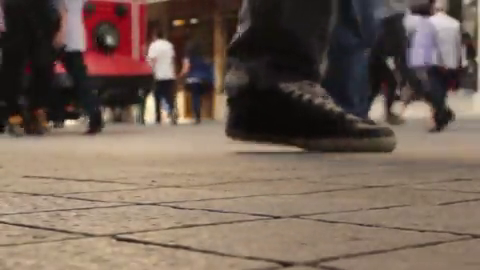
#> input picture frame 49 of visual/walk.mp4, 480 x 270 px
$ python basic_visual.py   (Python 2 division)   (older library calls are emulated)
#> lines starting #> are read from the running program, lines starting #| are printed output that depends on the picture
import cv2
import numpy as np
from matplotlib import pyplot as plt

#Now All I can do is just settle down with plt and not mess with the window functions
#Totally pain in the ass

global p0
global old_img
global prvs
global hsv

def showPic(img):
    plt.imshow(img)
    plt.axis("off")
    plt.show()


def canny(img):
    edges = cv2.Canny(img,100,200)
    showPic(edges)


# [130 lines left out: functions contours, detectLines, detectCircles, light_motionEffects, dense_montionEffects, feature_detection and 1 more, not called in this run]
    # out.write(img3)


camera = cv2.VideoCapture("walk.mp4")
counter = 0
# fourcc = cv2.VideoWriter_fourcc(*'avc1')
# out = cv2.VideoWriter('output.avi',fourcc, 25.0, (480,270))


while True:
    grabbed, frame = camera.read()
#> frame is the input picture: shape (270, 480, 3); mean B, G, R 84.9, 96.6, 114.2
    print np.shape(frame)
#| (270, 480, 3)
    if grabbed:
        # [8 lines of commented-out code are left out]
        canny(frame.copy())
#> in canny, `edges = cv2.Canny(img,100,200)`:
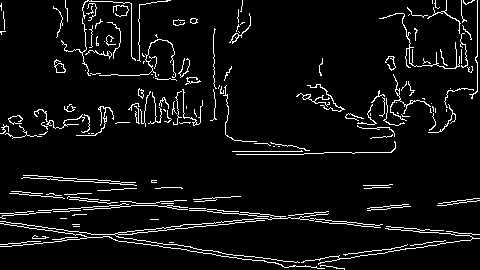
#> edges: shape (270, 480); 6% white in thin lines or dots
        # contours(frame.copy())
    else:
        print("No video feed available")


$ run again, starting later in the video
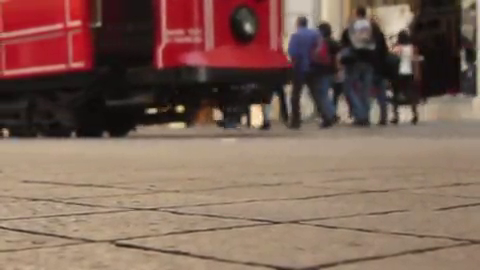
#> input picture frame 224 of visual/walk.mp4, 480 x 270 px
#> frame is the input picture: shape (270, 480, 3); mean B, G, R 86.6, 98.6, 126.4
#| (270, 480, 3)
#> in canny, `edges = cv2.Canny(img,100,200)`:
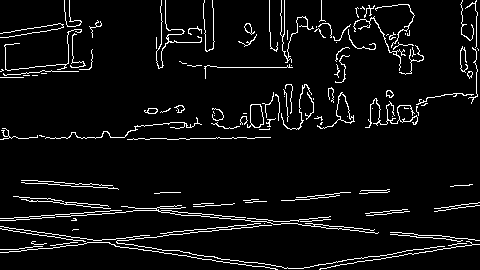
#> edges: shape (270, 480); 5.8% white in thin lines or dots

$ run again, starting later in the video
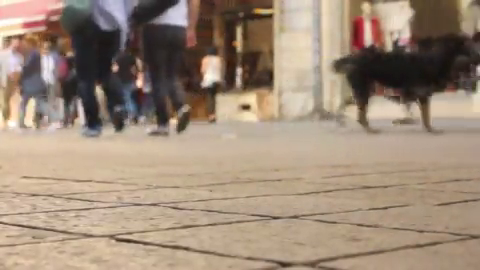
#> input picture frame 398 of visual/walk.mp4, 480 x 270 px
#> frame is the input picture: shape (270, 480, 3); mean B, G, R 120.8, 139, 158.5
#| (270, 480, 3)
#> in canny, `edges = cv2.Canny(img,100,200)`:
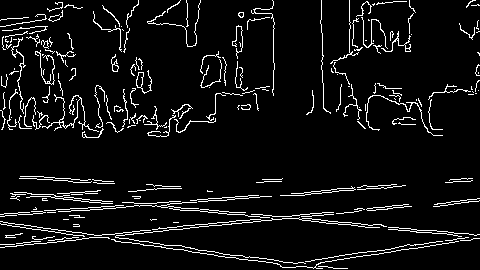
#> edges: shape (270, 480); 6.7% white in thin lines or dots
